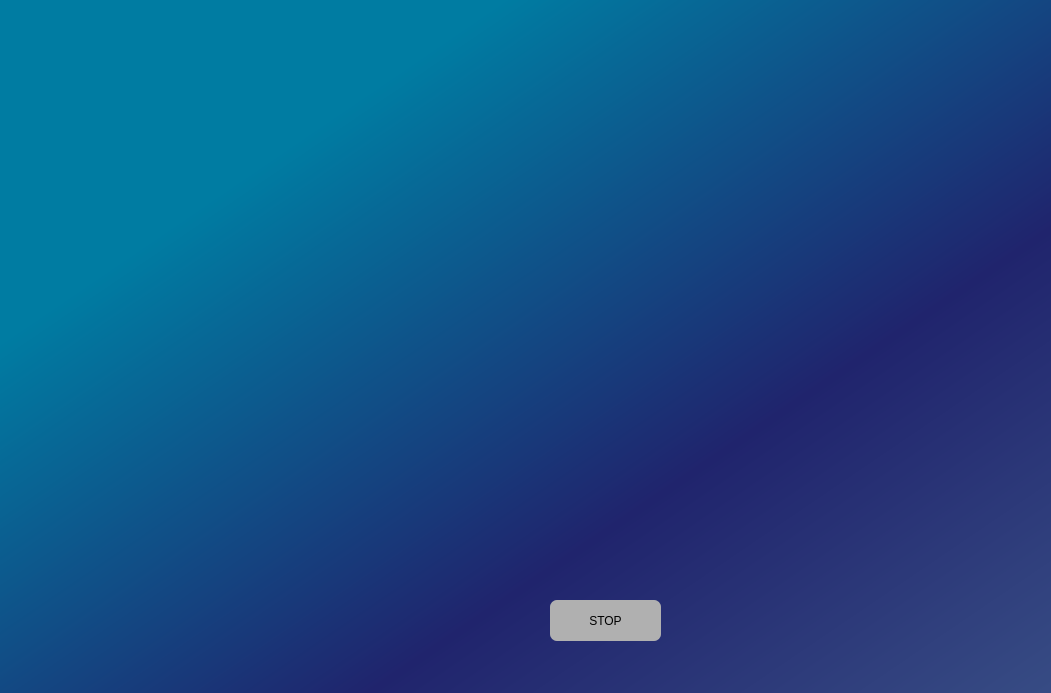
<?xml version="1.0" encoding="UTF-8"?>
<ui version="4.0">
 <class>Dialog</class>
 <widget class="QDialog" name="Dialog">
  <property name="enabled">
   <bool>true</bool>
  </property>
  <property name="geometry">
   <rect>
    <x>0</x>
    <y>0</y>
    <width>1051</width>
    <height>693</height>
   </rect>
  </property>
  <property name="maximumSize">
   <size>
    <width>1200</width>
    <height>800</height>
   </size>
  </property>
  <property name="windowTitle">
   <string>Dialog</string>
  </property>
  <widget class="QWidget" name="show" native="true">
   <property name="geometry">
    <rect>
     <x>0</x>
     <y>0</y>
     <width>1200</width>
     <height>800</height>
    </rect>
   </property>
   <property name="maximumSize">
    <size>
     <width>1200</width>
     <height>800</height>
    </size>
   </property>
   <property name="styleSheet">
    <string notr="true">QWidget#show{
background-color:qlineargradient(spread:pad, x1:0, y1:0, x2:0.994, y2:0.971591, stop:0.215909 rgba(0, 124, 162, 255), stop:0.59322 rgba(32, 36, 109, 255), stop:0.960452 rgba(61, 86, 138, 255), stop:1 rgba(61, 86, 138, 255));
}</string>
   </property>
   <widget class="QPushButton" name="stop">
    <property name="geometry">
     <rect>
      <x>550</x>
      <y>600</y>
      <width>111</width>
      <height>41</height>
     </rect>
    </property>
    <property name="styleSheet">
     <string notr="true">border-radius:7px;
background-color:rgb(176, 176, 176);
font: 14pt &quot;MV Boli&quot;;clolor:rgb(0, 0, 0);</string>
    </property>
    <property name="text">
     <string>STOP</string>
    </property>
   </widget>
   <widget class="QLabel" name="label">
    <property name="geometry">
     <rect>
      <x>240</x>
      <y>150</y>
      <width>771</width>
      <height>421</height>
     </rect>
    </property>
    <property name="text">
     <string/>
    </property>
   </widget>
  </widget>
 </widget>
 <tabstops>
  <tabstop>stop</tabstop>
 </tabstops>
 <resources/>
 <connections/>
</ui>
